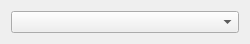
<?xml version="1.0" encoding="UTF-8"?>
<ui version="4.0">
 <class>selector</class>
 <widget class="TaurusWidget" name="selector">
  <property name="geometry">
   <rect>
    <x>0</x>
    <y>0</y>
    <width>250</width>
    <height>40</height>
   </rect>
  </property>
  <property name="windowTitle">
   <string>Form</string>
  </property>
  <layout class="QGridLayout" name="gridLayout">
   <item row="0" column="0">
    <widget class="QComboBox" name="selectorCombo"/>
   </item>
  </layout>
 </widget>
 <customwidgets>
  <customwidget>
   <class>TaurusWidget</class>
   <extends>QWidget</extends>
   <header>taurus.qt.qtgui.container</header>
   <container>1</container>
  </customwidget>
 </customwidgets>
 <resources/>
 <connections/>
</ui>
